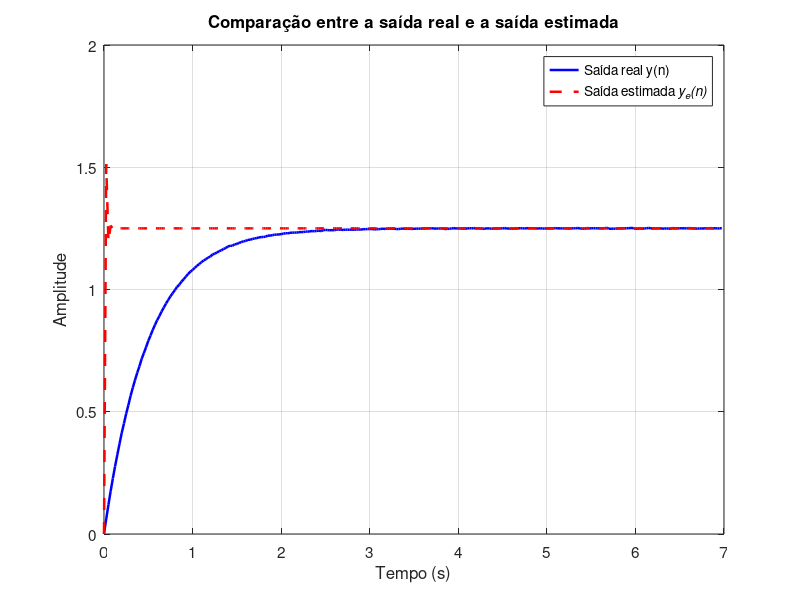

MATLAB code for this plot:
clear;
clc;

% Arquivo com entrada e saida do sistema
load('mq_sistema_1.mat');
N = numel(x);

%% Estimador de minimos quadrados
L = 20     % numero de amostras utilizadas na estimacao

% equação a diferenças

ul = [x(end-L:end-1).' ; -y(end-L:end-1).']

UL = (ul(:,1:20).')
yL = y(end-L+1:end);

theta = inv((UL.'*UL))*UL.'*yL
b1 = theta(1);
a1 = theta(2);

%% Sistema estimado
Ts = 1/fs;
Gz = tf(b1, [1, a1], Ts);

% Resposta do sistema
N = numel(x);
tempo = (0:N-1)*Ts;

ye = lsim(Gz, x, tempo);

%% Apresentação dos resultados

figure;

plot(tempo, y, 'b', 'LineWidth', 1.8);
hold on;

plot(tempo, ye, 'r--', 'LineWidth', 1.8);

grid on;
box on;

xlabel('Tempo (s)', 'FontSize', 12);
ylabel('Amplitude', 'FontSize', 12);

title('Comparação entre a saída real e a saída estimada', 'FontSize', 14);

legend({'Saída real y(n)', 'Saída estimada \ity_e(n)'}, 'Location', 'best','FontSize', 11);

set(gca, 'FontSize', 11);
